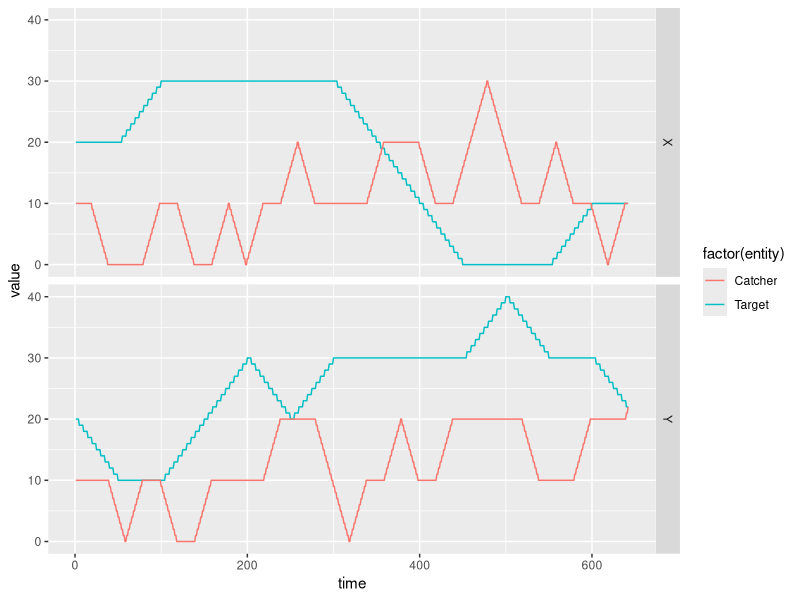

R code for this plot:
#'
#'@author Ram Narasimhan
#'Based on the problem idea by Krishna Alamuru
#'
rm(list=ls())
library(ggplot2) #needed for plotting
library(reshape2)

################
# If you wish to understand this code, it might be best to start
#' with the main loop where one replication of the catcher chasing the tracker
#' happens. Quite a number of the accompanying functions are called by the main loop.
#' 
#----------Initialization Functions ----#

#area_df (a global data frame) gets defined here
resetIteration <- function(tEndSim){
  # df is a data frame with lots of 0s
  targetX <- rep(0, tEndSim); targetY <- rep(0, tEndSim);
  catcherX <- rep(0, tEndSim); catcherY <- rep(0, tEndSim);
  df <- data.frame(time=1:tEndSim, targetX, targetY, catcherX, catcherY)  
  return(df)
}


outOfBoundsX <- function(newx){
  if(newx <0) return (TRUE)
  if(newx > (numBlocksX*blockLength)) return (TRUE)
  return (FALSE)
}

outOfBoundsY <- function(newy){
  if(newy <0) return (TRUE)                       
  if(newy > (numBlocksY*blockLength)) return (TRUE)
  return (FALSE)
}

#' @description Function returns a TRUE whenever an entity
#' is at an 'intersection' FALSE otherwise.
#' At an intersection, the entity has the option to change directions
is_entity_at_intersection <- function(xt, yt){
  if(!(xt %% blockLength) && !(yt %% blockLength)) return(TRUE)  
  return(FALSE)
}



old_is_entity_at_intersection <- function(xt, yt){
  if(!(xt %% blockLength)) return(TRUE)
  if(!(yt %% blockLength)) return(TRUE)  
  return(FALSE)
}

getDirection <- function(xe,ye,dir) {
  done=FALSE
  if(is_entity_at_intersection(xe,ye)){
    #get a new direction. Option to change exists.
    if(debug_print) print("at intersection")
    while(!done){
      done = TRUE
      consider_dir <- sample(4,1)
      newx <- xe + orientationX[consider_dir]      
      newy <- ye + orientationY[consider_dir]      
      #Check if new direction is a legal direction
      if(outOfBoundsX(newx) || (outOfBoundsY(newy))) done=FALSE       
    }
    dir <- consider_dir #found a new direction to move
  }
  
  if(dir==0)   stop("Error: Direction is zero. Check initial position.")
  return (dir)    
}

getNextXYForEntity  <- function(tsim, entity, xe, ye, direction) {
  if( (entity==catcher) && (tsim < catcherDelay))  {
    if(debug_print) print("catcher can't move yet")
    return(c(xe, ye, direction)) #catcher can't move yet    
  }
  
  if(!(tsim %% rate[entity])) { #moves only every rate beats
    xe <- xe + orientationX[direction]      
    ye <- ye + orientationY[direction]      
    direction <- getDirection(xe, ye, direction)
  } #else just continue
  
  if(debug) print(paste("getNext", entity, xe, ye, direction)) #for debugging
  coords[[entity]] <- c(xe, ye, direction)
  
  return(c(xe, ye, direction))
}

# This function checks for the termination condition.
#' @return TRUE if catcher has caught up with target
catcher_found_target <- function(tsim, df) {
  #have to be in the same (x,y) spot at the same time.
  if((df$targetX[tsim] == df$catcherX[tsim]) && 
       (df$targetY[tsim] == df$catcherY[tsim])) return(TRUE)
  return(FALSE)
}

#' this function is just for plotting the progress of the 
#' target and the catcher with X. (It is a time-series plot)
#' Faceting is used just to make it visually easier to see how the 
#' two entities are moving around.
#' When the two x-coords and the two y-coords are the same, the target has been 'caught'
#' 
drawProgress <- function(df){  
  useful_rows <- max(which(df$targetX != 0)) #cut out the bottom part which is all zeros
  useful_df <- df[1:useful_rows , ]
  useful_df <- melt(useful_df, id.vars="time")
  useful_df$entity <- (useful_df$variable=="targetX")
  
  #introduce two new indicator columns. They are useful to split the graph using facet_grid
  #useful$X is X for targetX or CatcherX rows, 'Y' othw in the melted df
  useful_df$X <- ifelse( useful_df$variable=="targetX"|useful_df$variable=="catcherX", "X", "Y")
  useful_df$entity <- ifelse( useful_df$variable=="targetX"|useful_df$variable=="targetY", "Target", "Catcher")
  
  p <- ggplot(useful_df, aes(x=time, y=value, group=variable)) + geom_line(aes(color=factor(entity)))
  p <- p + facet_grid(X ~ . )
  p
}

# a simpler plotting function. But the interpretation is less clearer
drawProgress2 <- function(df){  
  useful_rows <- max(which(df$targetX != 0)) #cut out the bottom part which is all zeros
  useful_df <- df[1:useful_rows , ]
  p <- ggplot(useful_df, aes(x=time)) + geom_line(aes(y=targetX), color="darkred")+ geom_line(aes(y=targetY)) +
    geom_line(aes(y=catcherX), color="red")+ geom_line(aes(y=catcherY), color="darkgreen")
  p <- p + facet_grid()
}

### end of functions



### CONSTANTS
orientationX <- c(-1,0,1,0)
orientationY <- c(0,1,0,-1)

#this is just used for visual debugging
visualDir <- c("Left", "Up", "Right", "Down")

#####
#' Set up the starting parameters here
target <- 1 #just an index to refer to the entity
catcher <- 2  #just an index to refer to the catcher

direction <- c(0,0) #dir[1] refers to the targets direction. 
#' dir[2] refers to catcher's direction
#' 
colx <- c(0,0); coly <- c(0,0) # initialize with zeros
colx[target] <- 2 # x-coord of target is stored in this column
coly[target] <- 3
colx[catcher] <- 4
coly[catcher] <- 5

#geography
numBlocksX  <- 5
numBlocksY  <- 4
blockLength <- 10


####
debug <- 0 #1 if debug mode is on
debug_print <- 1
#####

#time parameters
tEndSim <- 1000
rate <- c(5,2) #target, catcher
#rate <- c(1,1) #target, catcher
#the above means that the target moves at some speed. once every t beats
#the catcher moves at a different speed. Once every c beats
catcherDelay <- 20 #number of beats after which catcher starts search

# Initialization for this run
coords <- list(c(1,2,3),c(4,5,6))
x <- c(0,0); y <- c(0,0) # initialize with placeholders
x[target] <- 20 #starting point for target
y[target] <- 20 #starting point for target
x[catcher] <- 10 #starting point for catcher
y[catcher] <- 10 #starting point for catcher

df <- resetIteration(tEndSim)

#set an initial direction for both Catcher and Target
direction[target]  <- getDirection(x[target],  y[target], 0)
direction[catcher] <- getDirection(x[catcher], y[catcher], 0)


updateCoords <- function(entity, xyd) {
  x[entity] <- xyd[1]; y[entity] <- xyd[2]
  direction[entity]     <- xyd[3]
  coords[[entity]] <- c(x[entity], y[entity], direction[entity])
  return(coords)
}



#one replication of the catcher chasing target
for(tsim in 1:tEndSim) {
  for (entity in target:catcher)  {
    if(!tsim %% 100) print(tsim) #progress report
    xyd <- getNextXYForEntity(tsim, entity, x[entity], y[entity], direction[entity]) 

    coords <- updateCoords(entity, xyd)
    x[entity] <- xyd[1]; y[entity] <- xyd[2]; 
    direction[entity]     <- xyd[3]

    df[tsim,colx[entity]] <- xyd[1] #store the x coord
    df[tsim,coly[entity]] <- xyd[2] #store the y coord
    
    if(debug_print)
      print(paste(tsim,"-", entity, ":", x[entity],y[entity],visualDir[direction[entity]]))
  }
  
  if(catcher_found_target(tsim, df)) {
    print(paste("Caught up at:", tsim))
    break #move on to next replication
  }
}


#hist(df$targetY)
drawProgress(df)

head(df)

# # Make multiple runs (Replication of simulation) and take the average of stats
# st <- data.frame()
# st_row<- vector()
# for(i in 1:kNumReplications) {
#   area_df <- resetIteration() #initialize the Area (cells)
#   
#   seedAreaWithPioneers(numPioneers,seeding.opt)
#   simstats <- accommodateSettlers(kNumSettlers, settling.option)    #one run
#   found.home <- simstats[1]
#   max.look.around <- simstats[2]
#   #instrumented metrics for this iterations
#   st_row <- store_iteration_stats(i, kNumSettlers, found.home, max.look.around)
#   st <- rbind(st,st_row)
# }
# 
# #Render the plot
# p <- drawArea(area_df)
# p
# names(st) <- c("Iter", "FoundHome", "NumSettlers", "Percent")
# st



# Future ideas to explore
# directions more than 4?!
# more than one catcher
#get rid of bounds!


